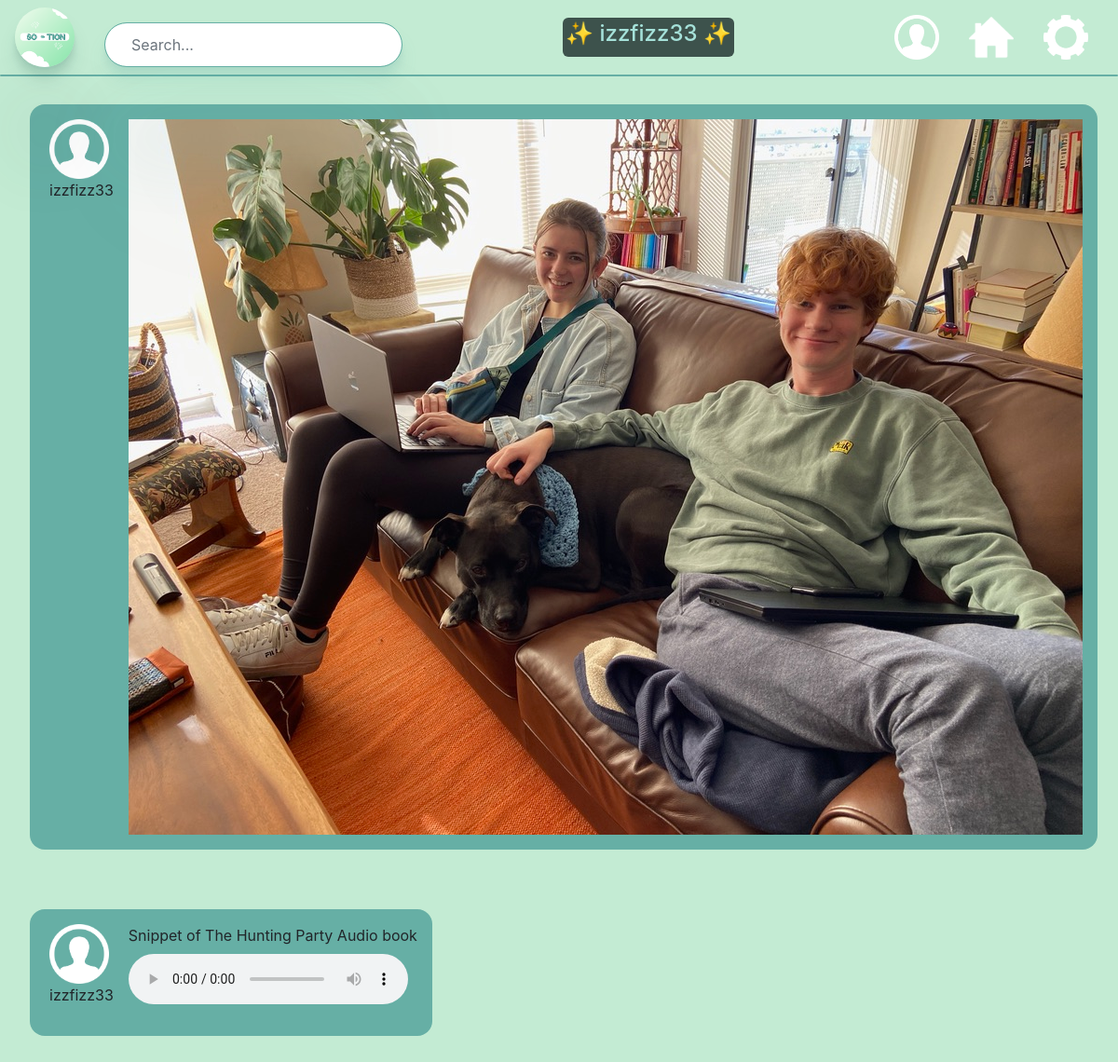
The app's page /homefeed (signed in), older data.
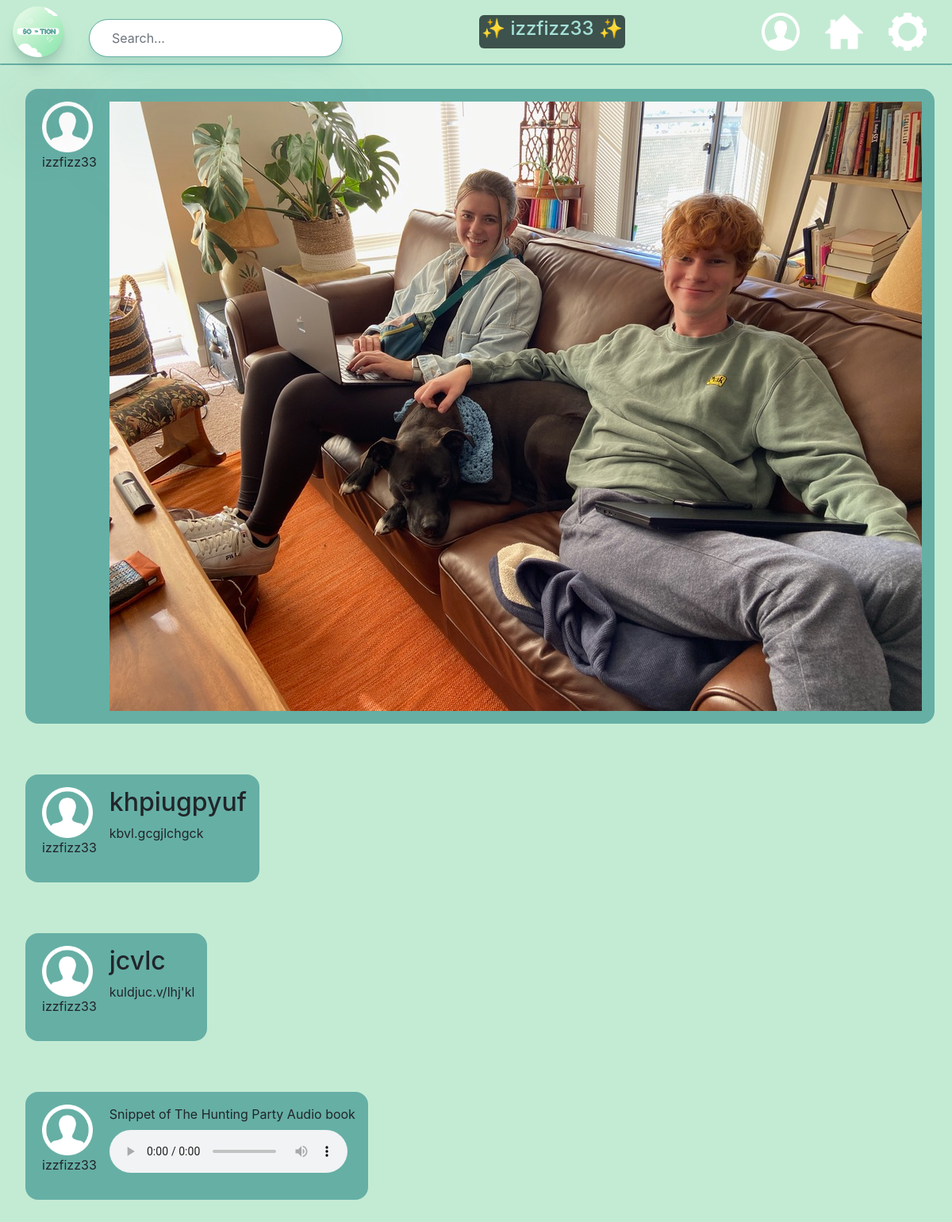
The same page, newer data.
### app.py (models this page shows, shortened)
class User(UserMixin, db.Model):
    id = db.Column(db.Integer, primary_key=True)
    email = db.Column(db.String(75), unique=True)
    username = db.Column(db.String(30), unique=True)
    password_hash = db.Column(db.String())
    is_authenticated = db.Column(db.Boolean, default=False)
    pfp_placement = db.Column(db.String(), default="center")
    bio_placement = db.Column(db.String(), default="center")
    post_placement = db.Column(db.String(), default="center")

class Post(db.Model):
    id = db.Column(db.Integer, primary_key=True)
    user_id = db.Column(db.Integer, unique=False)
    post_title = db.Column(db.String(300), unique=False)
    post_content = db.Column(db.String(2800), unique=False)
    profile_pic = db.Column(db.Boolean, default=False)

### app.py (the view, shortened to what this page needs)
@app.route('/homefeed', methods=['POST', "GET"])
@login_required
def homefeed():
    title="'s Homefeed"
    username = current_user.username
    postz = Post.query.filter_by(user_id = current_user.id).all()
    return render_template("homefeed.html", title=(current_user.username + title), username=username, post1=postz )

### app.py (called while the page is built)
@login_manager.user_loader
def user_loader(user_id):
    return User.query.filter_by(id=user_id).first()

### templates/homefeed.html (shortened to what this page needs)
{% extends "base.html" %}
{% block content %}
<link rel="stylesheet" href="styles/homefeed.css">
  <div class="post">
    <div class="content">
      <div class="pic-and-username">
        <img class="profile-icon" src="../images/profile-icon.png" alt="Profile picture">
        <p style="text-align: center;"class="username">{{ username }}</p>
      </div>
      <div class="content-and-comments">
        <img src="../images/fake-content.jpeg" alt="image">
      </div>
    </div>
  </div>
  {% for post in post1 %}
  <div class="post">
    <div class="content">
      <div class="pic-and-username">
        <img class="profile-icon" src="../images/profile-icon.png" alt="Profile picture">
        <p style="text-align: center;"class="username">{{ username }}</p>
      </div>
      <div class="content-and-comments">
        <h2> {{ post.post_title }}</h2>
        <p> {{ post.post_content }}</p>
      </div>
    </div>
  </div>
{% endfor %}
  <div class="post">
    <div class="content">
      <div class="pic-and-username">
        <img class="profile-icon" src="../images/profile-icon.png" alt="Profile picture">
        <p class="username">{{ username }}</p>
      </div>
      <div class="content-and-comments">
        <div class="title-and-recording">
        <label class="audio-title" for="recording">Snippet of The Hunting Party Audio book </label>
        <audio name="recording" src="../images/podcastRecoding.m4a" type="audio/x-m4a" controls>
        </div>
      </div>
    </div>
  </div>
{% endblock content %}

### templates/base.html (shortened to what this page needs)
<!doctype html>
<html lang="en">
<head>
    <link rel="stylesheet" href="https://stackpath.bootstrapcdn.com/bootstrap/4.3.1/css/bootstrap.min.css"
>
    <link rel="stylesheet" href="../styles/homefeed.css">
</head>
<body>
    <nav class="fixed-top">
        <div class="navbar fixed-top nav">
            <div id="logo-and-search">
                <img class="navbar-logo" src="../images/So-tion-logo-pic.png" href="#" alt="So-tion logo" />
                <input type="search" class="form-control" id="search-input" placeholder="Search..."
                    aria-label="Search for..." autocomplete="off" spellcheck="false" role="combobox"
                    aria-autocomplete="list" aria-expanded="false" aria-owns="algolia-autocomplete-listbox-0" dir="auto"
                    style="position: relative; vertical-align: top;">
            </div>
            <div id='username-block'>
                <h4 id="username-text">&#x2728; {{username}} &#x2728;</h4>
            </div>
            <div id="right-navbar-images">
                <a href="{{ url_for('profile') }}">
                    <img class="profile-icon-navbar" src="../images/profile-icon.png" alt="profile icon button" /></a>
                <a href="{{ url_for('homefeed') }}">
                    <img class="home-navbar" src="../images/home.jpg" href="{{ url_for('homefeed') }}"
                        alt="Home button" /></a>
                <a href="{{ url_for('settings') }}">
                    <img class="gear-navbar" src="../images/gear.png" href="#" alt="Gear button" /></a>
            </div>
        </div>
        <div class="navbar-divider nav"></div>
    </nav>
    {% block content %}
    {% endblock %}
</body>
</html>

### static/styles/homefeed.css (style rules this page uses)
body { background-color: #c3ebd3; }
.navbar-logo { width: 4em; height: 4em; border-radius: 3em; border-width: 3em; box-shadow: 0 2.8px 2.2px rgba(24, 80, 72, 0.034), 0 6.7px 5.3px rgba(36, 110, 101, 0.048), 0 120.5px 179px rgba(33, 83, 77, 0.06), 0 12.3px 7.9px rgba(38, 83, 77, 0.072), 0 14.8px 20.4px rgba(25, 90, 81, 0.086), 0 100px 80px rgba(42, 90, 84, 0.12); }
.home-navbar, .gear-navbar, .profile-icon-navbar { width: 3em; height: 3em; position:relative; display: flex; justify-content: right; }
#search-input { position:relative; height: 3em; margin-top:1em; border-color: #66afa5; border-style: solid; width: 20em; box-shadow: 0 2.8px 2.2px rgba(102, 175, 165, 0.034), 0 6.7px 5.3px rgba(102, 175, 165, 0.048), 0 120.5px 179px rgba(102, 175, 165, 0.06), 0 12.3px 7.9px rgba(102, 175, 165, 0.072), 0 14.8px 20.4px rgba(102, 175, 165, 0.086), 0 100px 80px rgba(102, 175, 165, 0.12); border-radius: 2em; text-indent: 1em; }
#logo-and-search { display: flex; justify-content: left; column-gap: 2em; }
#right-navbar-images { display: flex; justify-content: right; column-gap: 2em; margin-right: 1em; align-items: center; }
.navbar { display: flex; justify-content: space-between; position: fixed; }
.navbar-divider { height: 2px; background-color: #66afa5; margin-top: 5em; margin-bottom: 1em; border-radius: 5em; }
.post { display:flex; flex-direction: row; column-gap: 1em; border-width: 3em; padding: 2em; border-radius: 2px; border-color:black; }
.post:first-of-type { margin-top: 5em; }
.profile-icon { height:4em; width:4em; }
.fixed-top { position:fixed; background-color: #c3ebd3; }
.pic-and-username { display:flex; flex-direction: column; margin-right: 1em; margin-left: 5px; }
.content { display:flex; flex-direction: row; background-color: #66afa5; border-radius: 1em; padding: 1em; }
.title-and-recording { display: flex; flex-direction: column; }
.audio-title { max-width: 30em; }
#username-block { background-color: #3D524c; padding: 3px; border-radius: 6px; color:#a5e1d9; }

Row changes from the older to the newer data that the page shows:
added Post: {{ username }} "izzfizz33", post_title "khpiugpyuf", post_content "kbvl.gcgjlchgck"
added Post: {{ username }} "izzfizz33", post_title "jcvlc", post_content "kuldjuc.v/lhj'kl"
